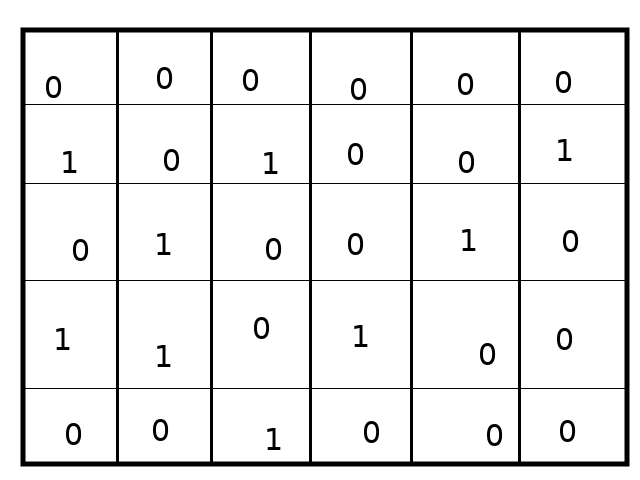
#> input picture test.png, 640 x 480 px
$ python extract_data.py
#> lines starting #> are read from the running program, lines starting #| are printed output that depends on the picture; after the words box and inside, x2 and y2 are one past the last pixel; in counts of white or black regions, pixels touching at a corner belong together
#Loading all required libraries
import cv2
import numpy as np
import pandas as pd
import pytesseract
import matplotlib.pyplot as plt
import statistics

#Setting matplot figure size
plt.rcParams['figure.figsize'] = [15, 8]

# loading image form directory
#img = cv2.imread('image2.jpg',0)
image_name = input("Enter image name : ")
#> the answer given: test.png
img = cv2.imread(image_name,0)
#> img is the input picture: shape (480, 640); min 0, max 255, mean 235.6

# for adding border to an image
img1= cv2.copyMakeBorder(img,50,50,50,50,cv2.BORDER_CONSTANT,value=[255,255])

img123 = img1.copy()

# Thresholding the image
(thresh, th3) = cv2.threshold(img1, 11, 255,cv2.THRESH_BINARY|cv2.THRESH_OTSU)
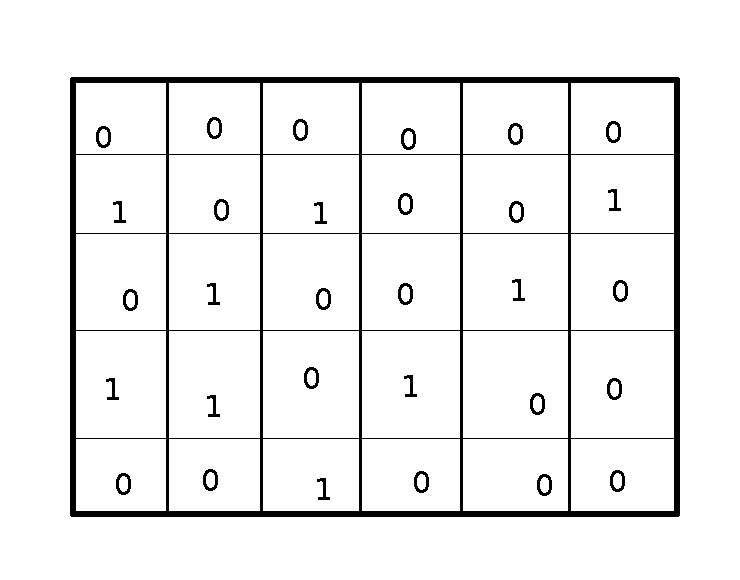
#> th3: shape (580, 740); 94.1% white; 31 black regions, largest, box (x1, y1, x2, y2) and area: (70, 77, 680, 517) 21204, (207, 117, 222, 139) 156, (293, 119, 308, 141) 156
#> thresh = 136

# to flip image pixel values
th3 = 255-th3

# initialize kernels for table boundaries detections
if(th3.shape[0]<1000):
    ver = np.array([[1],
               [1],
               [1],
               [1],
               [1],
               [1],
               [1]])
    hor = np.array([[1,1,1,1,1,1]])

else:
    ver = np.array([[1],
               [1],
               [1],
               [1],
               [1],
               [1],
               [1],
               [1],
               [1],
               [1],
               [1],
               [1],
               [1],
               [1],
               [1],
               [1],
               [1],
               [1],
               [1]])
    hor = np.array([[1,1,1,1,1,1,1,1,1,1,1,1,1,1,1]])

# to detect vertical lines of table borders
img_temp1 = cv2.erode(th3, ver, iterations=3)
#> img_temp1: shape (580, 740); 2.7% white; 16 white regions (9 under 20 px), largest, box (x1, y1, x2, y2) and area: (70, 86, 76, 508) 2530, (674, 86, 680, 508) 2530, (166, 86, 169, 508) 1266
verticle_lines_img = cv2.dilate(img_temp1, ver, iterations=3)
#> verticle_lines_img: shape (580, 740); 2.9% white; 16 white regions, largest, box (x1, y1, x2, y2) and area: (70, 77, 76, 517) 2638, (674, 77, 680, 517) 2638, (166, 77, 169, 517) 1320

# to detect horizontal lines of table borders
img_hor = cv2.erode(th3, hor, iterations=3)
#> img_hor: shape (580, 740); 2.2% white; 6 white regions, box (x1, y1, x2, y2) and area: (79, 77, 674, 83) 3568, (79, 511, 674, 517) 3568, (79, 154, 674, 155) 595, (79, 233, 674, 234) 595, (79, 330, 674, 331) 595, (79, 438, 674, 439) 595
hor_lines_img = cv2.dilate(img_hor, hor, iterations=4)
#> hor_lines_img: shape (580, 740); 2.3% white; 6 white regions, box (x1, y1, x2, y2) and area: (71, 77, 686, 83) 3688, (71, 511, 686, 517) 3688, (71, 154, 686, 155) 615, (71, 233, 686, 234) 615, (71, 330, 686, 331) 615, (71, 438, 686, 439) 615

# adding horizontal and vertical lines
hor_ver = cv2.add(hor_lines_img,verticle_lines_img)
#> hor_ver: shape (580, 740); 5.1% white; 10 white regions, largest, box (x1, y1, x2, y2) and area: (70, 77, 686, 517) 21300, (614, 189, 617, 211) 66, (119, 201, 122, 223) 66

hor_ver = 255-hor_ver

# subtracting table borders from image
temp = cv2.subtract(th3,hor_ver)
#> temp: shape (580, 740); 5.1% white; 10 white regions, largest, box (x1, y1, x2, y2) and area: (70, 77, 680, 517) 21204, (614, 189, 617, 211) 66, (119, 201, 122, 223) 66

temp = 255-temp
#> temp: shape (580, 740); 94.9% white; 10 black regions

#Doing xor operation for erasing table boundaries
tt = cv2.bitwise_xor(img1,temp)

iii = cv2.bitwise_not(tt)

tt1=iii.copy()

#kernel initialization
ver1 = np.array([[1,1],
               [1,1],
               [1,1],
               [1,1],
               [1,1],
               [1,1],
               [1,1],
               [1,1],
               [1,1]])

hor1 = np.array([[1,1,1,1,1,1,1,1,1,1],
               [1,1,1,1,1,1,1,1,1,1]])

#morphological operation
temp1 = cv2.erode(tt1, ver1, iterations=1)
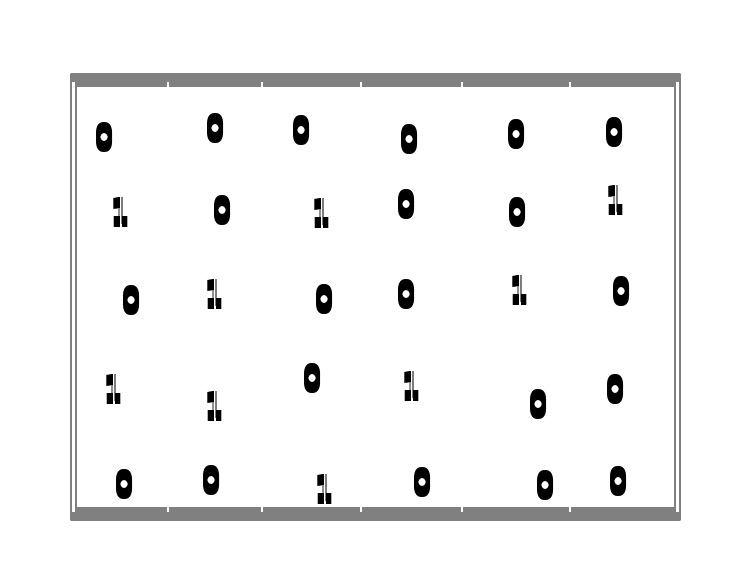
#> temp1: shape (580, 740); min 0, max 255, mean 243
verticle_lines_img1 = cv2.dilate(temp1, ver1, iterations=1)

temp12 = cv2.erode(tt1, hor1, iterations=1)
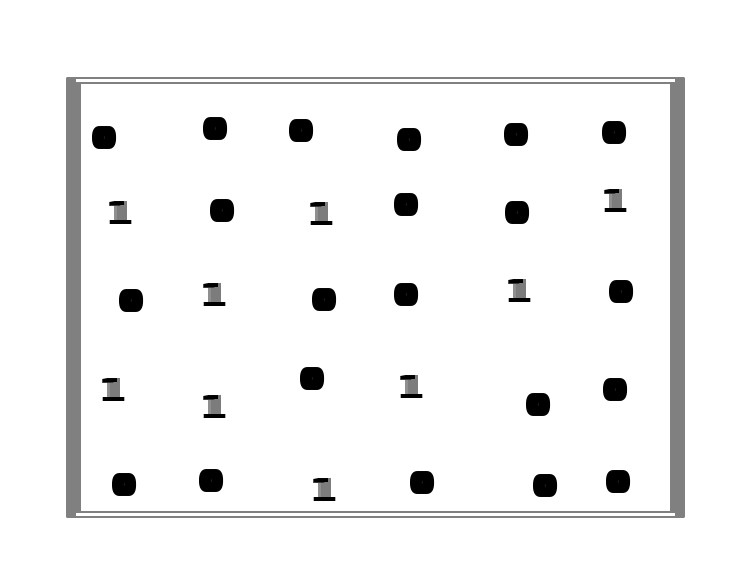
#> temp12: shape (580, 740); min 0, max 255, mean 242.2
hor_lines_img2 = cv2.dilate(temp12, hor1, iterations=1)

# doing or operation for detecting only text part and removing rest all
hor_ver = cv2.add(hor_lines_img2,verticle_lines_img1)

dim1 = (hor_ver.shape[1],hor_ver.shape[0])
#> dim1 = (740, 580)

dim = (hor_ver.shape[1]*2,hor_ver.shape[0]*2)
#> dim = (1480, 1160)

# resizing image to its double size to increase the text size
resized = cv2.resize(hor_ver, dim, interpolation = cv2.INTER_AREA)

#bitwise not operation for fliping the pixel values so as to apply morphological operation such as dilation and erode
want = cv2.bitwise_not(resized)
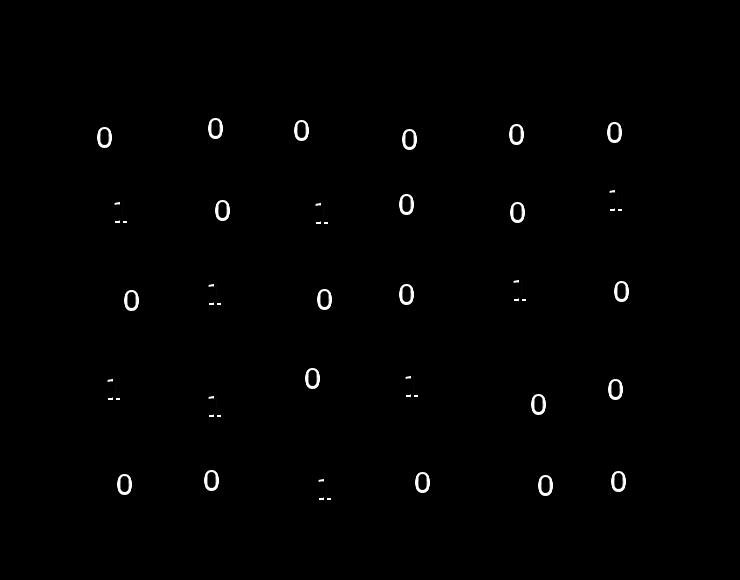
#> want: shape (1160, 1480) (shown at 1/2 size); min 0, max 255, mean 1.9


if(want.shape[0]<1000):
    kernel1 = np.array([[1,1,1]])
    kernel2 = np.array([[1,1],
                        [1,1]])
    kernel3 = np.array([[1,0,1],[0,1,0],
                       [1,0,1]])
else:
    kernel1 = np.array([[1,1,1,1,1,1]])
    kernel2 = np.array([[1,1,1,1,1],
                        [1,1,1,1,1],
                        [1,1,1,1,1],
                        [1,1,1,1,1]])

tt1 = cv2.dilate(want,kernel1,iterations=14)

# getting image back to its original size
resized1 = cv2.resize(tt1, dim1, interpolation = cv2.INTER_AREA)
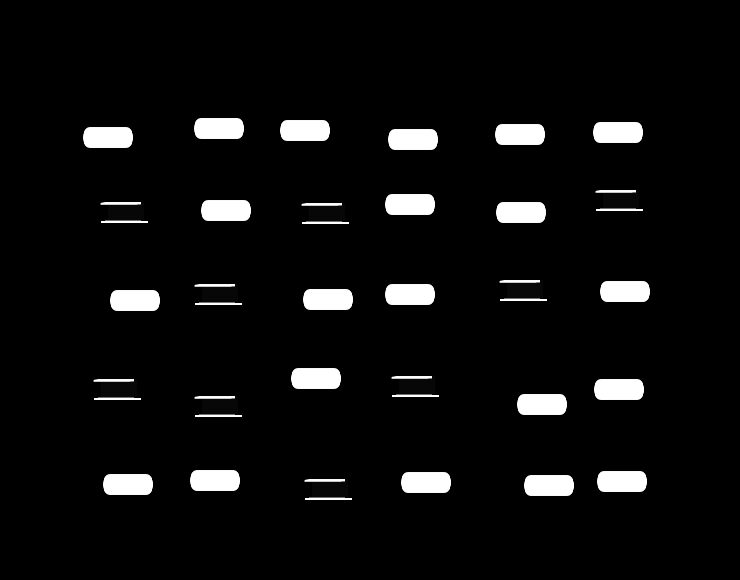
#> resized1: shape (580, 740); min 0, max 255, mean 13.6

# Find contours for image, which will detect all the boxes
contours1, hierarchy1 = cv2.findContours(resized1, cv2.RETR_TREE, cv2.CHAIN_APPROX_SIMPLE)
#> contours1 = 30 contours; largest, box (x1, y1, x2, y2) and area: (524, 475, 574, 496) 940, (103, 474, 153, 495) 940, (401, 472, 451, 493) 940, (597, 471, 647, 492) 940, (190, 470, 240, 491) 940

#function to sort contours by its x-axis (top to bottom)
def sort_contours(cnts, method="left-to-right"):
	# initialize the reverse flag and sort index
#> called with method = 'top-to-bottom'
	reverse = False
	i = 0

	# handle if we need to sort in reverse
	if method == "right-to-left" or method == "bottom-to-top":
		reverse = True

	# handle if we are sorting against the y-coordinate rather than
	# the x-coordinate of the bounding box
	if method == "top-to-bottom" or method == "bottom-to-top":
		i = 1

	# construct the list of bounding boxes and sort them from top to
	# bottom
	boundingBoxes = [cv2.boundingRect(c) for c in cnts]
#> boundingBoxes = 30 items, first 6: (304, 479, 48, 21), (524, 475, 50, 21), (103, 474, 50, 21), (401, 472, 50, 21), (597, 471, 50, 21), (190, 470, 50, 21)
	(cnts, boundingBoxes) = zip(*sorted(zip(cnts, boundingBoxes),
		key=lambda b:b[1][i], reverse=reverse))
#> cnts = 30 contours; largest, box (x1, y1, x2, y2) and area: (194, 118, 244, 139) 940, (280, 120, 330, 141) 940, (593, 122, 643, 143) 940, (495, 124, 545, 145) 940, (83, 127, 133, 148) 940; boundingBoxes = 30 items, first 6: (194, 118, 50, 21), (280, 120, 50, 21), (593, 122, 50, 21), (495, 124, 50, 21), (83, 127, 50, 21), (388, 129, 50, 21)

	# return the list of sorted contours and bounding boxes
	return (cnts, boundingBoxes)


#sorting contours by calling fuction
(cnts, boundingBoxes) = sort_contours(contours1, method="top-to-bottom")


#storing value of all bouding box height
heightlist=[]
for i in range(len(boundingBoxes)):
    heightlist.append(boundingBoxes[i][3])
#> this loop made 30 passes
#> after the loop, heightlist = 30 values from 21 to 21

#sorting height values
heightlist.sort()

sportion = int(.5*len(heightlist))
#> sportion = 15

eportion = int(0.05*len(heightlist))
#> eportion = 1


#taking 50% to 95% values of heights and calculate their mean
#this will neglect small bounding box which are basically noise
try:
    medianheight = statistics.mean(heightlist[-sportion:-eportion])
#> medianheight = 21
except:
    medianheight = statistics.mean(heightlist[-sportion:-2])


#keeping bounding box which are having height more then 70% of the mean height and deleting all those value where
# ratio of width to height is less then 0.9
box =[]
imag = iii.copy()
for i in range(len(cnts)):
    cnt = cnts[i]
    x,y,w,h = cv2.boundingRect(cnt)
    if(h>=.7*medianheight and w/h > 0.9):
        image = cv2.rectangle(imag,(x+4,y-2),(x+w-5,y+h),(0,255,0),1)
        box.append([x,y,w,h])
#> this loop made 30 passes
#> (x, y, w) on passes 1 to 12: (194, 118, 50), (280, 120, 50), (593, 122, 50), (495, 124, 50), (83, 127, 50), (388, 129, 50), (595, 190, 48), (385, 194, 50), (201, 200, 50), (496, 202, 50), (100, 202, 48), (301, 203, 48)
#> pass 2, `image = cv2.rectangle(imag,(x+4,y-2),(x+w-5,y+h),(0,255,0),1)`:
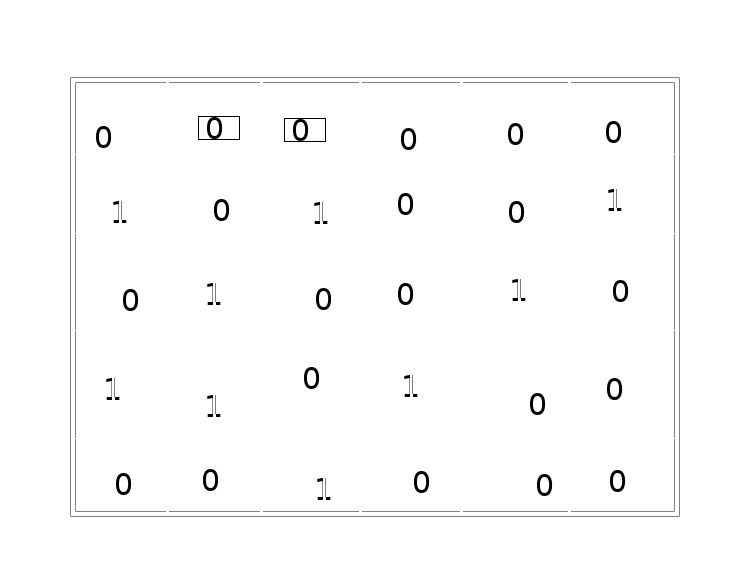
#> image: shape (580, 740); min 0, max 255, mean 251.4
#> after the loop:
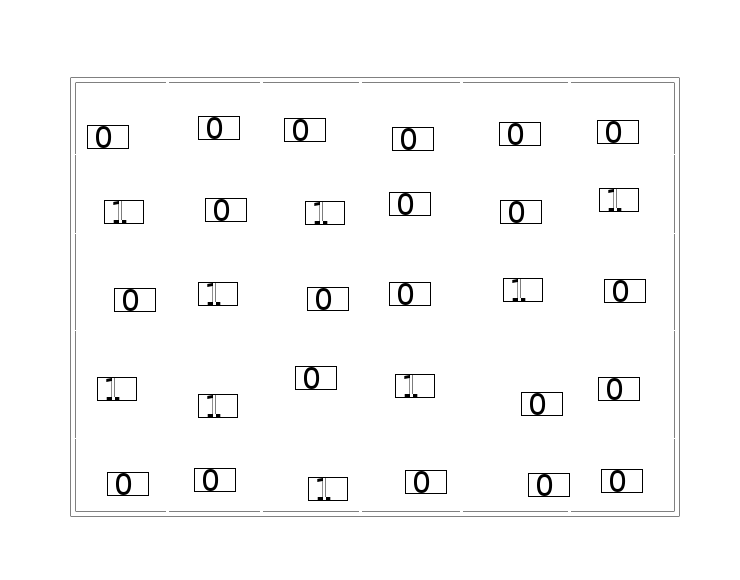
#> imag: shape (580, 740); min 0, max 255, mean 249.3
#> after the loop, box = 30 items, first 6: [194, 118, 50, 21], [280, 120, 50, 21], [593, 122, 50, 21], [495, 124, 50, 21], [83, 127, 50, 21], [388, 129, 50, 21]
    # to show image

cv2.imwrite('imagegen.jpg',image)


#rearranging all the bounding boxes horizontal wise where every box fall on same horizontal line
main=[]
j=0
l=[]
for i in range(len(box)):
    if(i==0):
        l.append(box[i])
        last=box[i]
    else:
        if(box[i][1]<=last[1]+medianheight/2):
            l.append(box[i])
            last=box[i]
            if(i==len(box)-1):
                main.append(l)
        else:
#             print(l)
            main.append(l)
            l=[]
            last = box[i]
            l.append(box[i])
#> this loop made 30 passes
#> last on passes 1 to 12: [194, 118, 50, 21], [280, 120, 50, 21], [593, 122, 50, 21], [495, 124, 50, 21], [83, 127, 50, 21], [388, 129, 50, 21], [595, 190, 48, 21], [385, 194, 50, 21], [201, 200, 50, 21], [496, 202, 50, 21], [100, 202, 48, 21], [301, 203, 48, 21]
#> after the loop, main = 6 items

#calculating maximum number of box in a particular row
maxsize=0
for i in range(len(main)):
    l=len(main[i])
    if(maxsize<=l):
        maxsize=l
#> this loop made 6 passes
#> l on passes 1 to 6: 6, 6, 6, 4, 2, 6
#> after the loop, maxsize = 6

ylist=[]
for i in range(len(boundingBoxes)):
    ylist.append(boundingBoxes[i][0])
#> after the loop, ylist = 30 values, max 600 at index 13, min 83 at index 4, mean 346.7


ymax = max(ylist)
#> ymax = 600
ymin = min(ylist)
#> ymin = 83

ymaxwidth=0
for i in range(len(boundingBoxes)):
    if(boundingBoxes[i][0]==ymax):
        ymaxwidth=boundingBoxes[i][2]
#> this loop made 30 passes
#> ymaxwidth on pass 14: 50

TotWidth = ymax+ymaxwidth-ymin
#> TotWidth = 567

width = []
widthsum=0
for i in range(len(main)):
    for j in range(len(main[i])):
        widthsum = main[i][j][2]+widthsum

#     print(" Row ",i,"total width",widthsum)
    width.append(widthsum)
    widthsum=0
#> this loop made 6 passes
#> after the loop, width = [300, 294, 296, 196, 98, 298]

#removing all the lines which are not the part of the table
main1=[]
flag=0
for i in range(len(main)):
    if(i==0):
        if(width[i]>=(.8*TotWidth) and len(main[i])==1 or width[i]>=(.8*TotWidth) and width[i+1]>=(.8*TotWidth) or len(main[i])==1):
            flag = 1
    else:
        if(len(main[i])==1 and width[i-1]>=.8*TotWidth):
            flag=1

        elif(width[i]>=(.8*TotWidth) and len(main[i])==1):
             flag=1

        elif(len(main[i-1])==1 and len(main[i])==1 and (width[i]>=(.7*TotWidth) or width[i-1]>=(.8*TotWidth))):
            flag=1


    if(flag==1):
        pass
    else:
        main1.append(main[i])

    flag=0
#> after the loop, main1 = 6 items

maxsize1=0
for i in range(len(main1)):
    l=len(main1[i])
    if(maxsize1<=l):
        maxsize1=l
#> after the loop, maxsize1 = 6


#calculating the values of the mid points of the columns
midpoint=[]
for i in range(len(main1)):
    if(len(main1[i])==maxsize1):
#         print(main1[i])
        for j in range(maxsize1):
            midpoint.append(int(main1[i][j][0]+main1[i][j][2]/2))
        break
#> this loop made 1 pass
#> after the loop, midpoint = [219, 305, 618, 520, 108, 413]

midpoint=np.array(midpoint)
midpoint.sort()

final = [[]*maxsize1]*len(main1)
#> final = [[], [], [], [], [], []]

#sorting the boxes left to right
for i in range(len(main1)):
    for j in range(len(main1[i])):
        min_idx = j
        for k in range(j+1,len(main1[i])):
            if(main1[i][min_idx][0]>main1[i][k][0]):
                min_idx = k

        main1[i][j], main1[i][min_idx] = main1[i][min_idx],main1[i][j]

#storing the boxes in their respective columns based upon their distances from mid points
finallist = []
for i in range(len(main1)):
    lis=[ [] for k in range(maxsize1)]
    for j in range(len(main1[i])):
#         diff=np.zeros[maxsize]
        diff = abs(midpoint-(main1[i][j][0]+main1[i][j][2]/4))
        minvalue = min(diff)
        ind = list(diff).index(minvalue)
#         print(minvalue)
        lis[ind].append(main1[i][j])
#     print('----------------------------------------------')
    finallist.append(lis)
#> after the loop, finallist = 6 items

#extration of the text from the box using pytesseract and storing the values in their respective row and column
todump=[]
for i in range(len(finallist)):
    for j in range(len(finallist[i])):
        to_out=''
        if(len(finallist[i][j])==0):
            # print('-')
            todump.append(' ')

        else:
            for k in range(len(finallist[i][j])):
                y,x,w,h = finallist[i][j][k][0],finallist[i][j][k][1],finallist[i][j][k][2],finallist[i][j][k][3]

                roi = iii[x:x+h, y+2:y+w]
                roi1= cv2.copyMakeBorder(roi,5,5,5,5,cv2.BORDER_CONSTANT,value=[255,255])
                img = cv2.resize(roi1, None, fx=2, fy=2, interpolation=cv2.INTER_CUBIC)
                kernel = np.ones((2, 1), np.uint8)
                img = cv2.dilate(img, kernel, iterations=1)
                img = cv2.erode(img, kernel, iterations=2)
                img = cv2.dilate(img, kernel, iterations=1)


#> (the run stopped early here; a loop or call above may not have finished)
